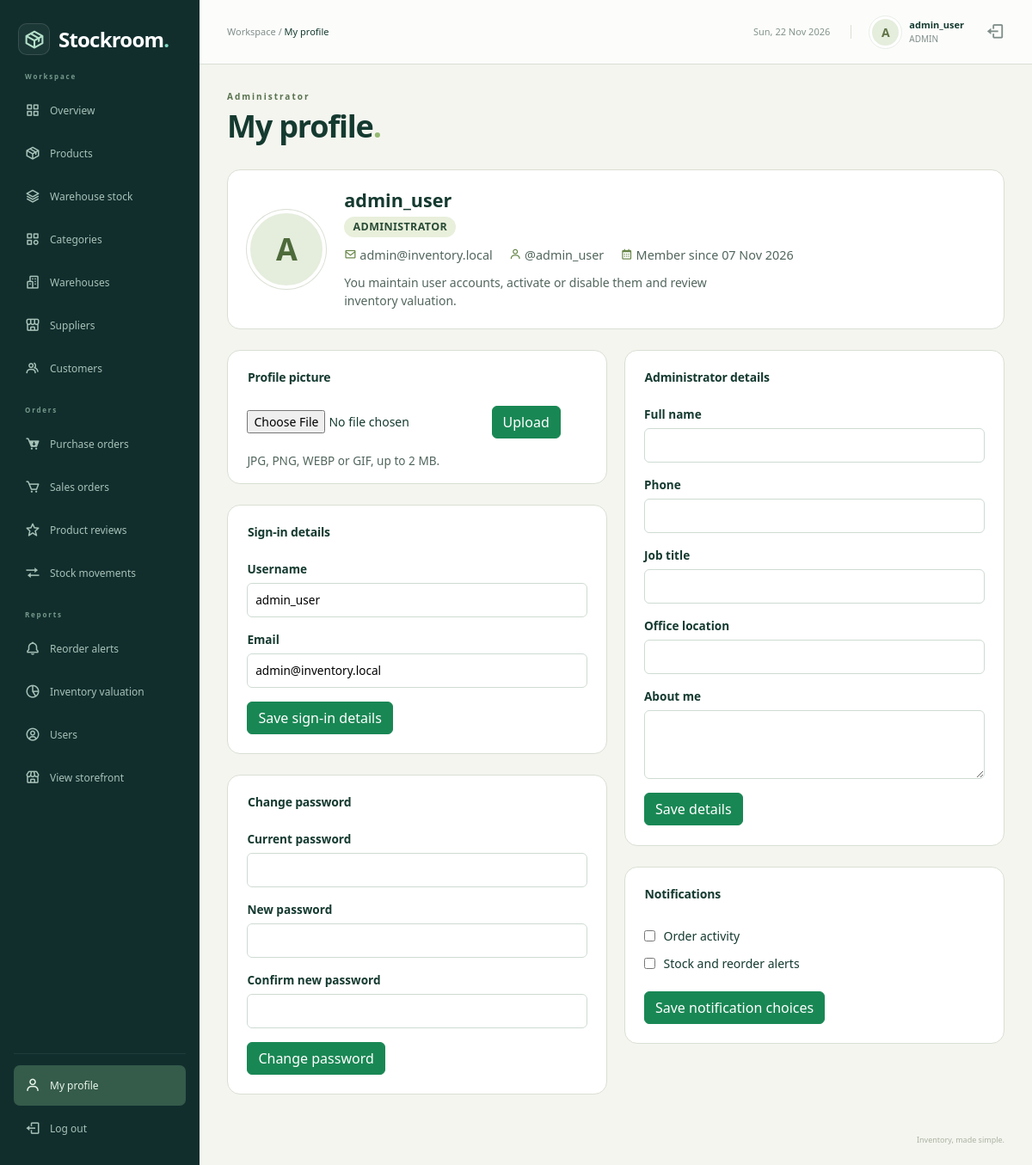
/admin/admin_profile.php (signed in), run on the app's committed database.
### tables this page shows
CREATE TABLE `users` (
  `user_id` int NOT NULL,
  `username` varchar(50) NOT NULL,
  `email` varchar(100) NOT NULL,
  `password_hash` varchar(255) NOT NULL,
  `role` enum('ADMIN','MANAGER','STAFF','CUSTOMER') NOT NULL DEFAULT 'STAFF',
  `customer_id` int DEFAULT NULL,
  `is_active` tinyint(1) NOT NULL DEFAULT '1',
  `created_at` timestamp NULL DEFAULT CURRENT_TIMESTAMP
);

### admin/admin_profile.php (called while the page is built, shortened)
<?php
$pageTitle = 'My profile';
$profile_role = 'ADMIN';
require_once __DIR__ . '/../includes/auth.php';
require_once __DIR__ . '/../config/db.php';
include '../includes/profile_actions.php';
include '../includes/workspace.php';
include '../templates/profile.php';
include '../includes/end.php';

### includes/auth.php (called while the page is built, shortened)
<?php
require_once __DIR__ . '/../config/db.php';
$user_id = (int) $_SESSION['user_id'];
$sql = "SELECT user_id, username, role, customer_id FROM users WHERE user_id=$user_id AND is_active=1";
$users = mysqli_query($conn, $sql);
$account = mysqli_fetch_assoc($users);

### includes/helpers.php (called while the page is built, shortened)
<?php
if (function_exists('db_rows') == false) {
    function db_rows($conn, $sql)
    {
        $rows = array();
        $result = mysqli_query($conn, $sql);
        while ($row = mysqli_fetch_assoc($result)) {
            $rows[] = $row;
        }
        return $rows;
    }
}

### includes/profile_actions.php (called while the page is built, shortened)
<?php
require_once __DIR__ . '/profile_data.php';
$user_id = (int) $user_id;
$found_users = db_rows($conn, "SELECT user_id, username, email, role, created_at FROM users WHERE user_id=$user_id");
if (count($found_users) > 0) {
    $profile_user = $found_users[0];
}
$profile_keep = false;

### templates/profile.php (the view, shortened to what this page needs)
<?php
$role_titles = array('ADMIN' => 'Administrator', 'MANAGER' => 'Manager', 'STAFF' => 'Warehouse staff');
$role_blurbs = array(
    'ADMIN' => 'You maintain user accounts, activate or disable them and review inventory valuation.',
    'MANAGER' => 'You manage products, categories, customers and suppliers, place purchase orders, confirm sales and review reorder alerts.',
    'STAFF' => 'You receive deliveries, ship confirmed sales, and adjust, transfer or relocate stock.'
);
$role_title = $profile_role;
if (isset($role_titles[$profile_role])) {
    $role_title = $role_titles[$profile_role];
}
$role_blurb = '';
if (isset($role_blurbs[$profile_role])) {
    $role_blurb = $role_blurbs[$profile_role];
}
$display_name = $profile_user['username'];
$avatar_file = '';
$member_since = '';
if ($profile_user['created_at'] != '' && $profile_user['created_at'] !== null) {
    $member_since = date('d M Y', strtotime($profile_user['created_at']));
}
$detail_fields = profile_fields($profile_role);
?>
<section class="surface records-surface">
    <div class="profile-hero">
        <?php if ($avatar_file != '') { ?>
            <img class="profile-avatar" src="<?php echo htmlspecialchars($avatar_file); ?>" alt="">
        <?php } else { ?>
            <span class="profile-avatar" aria-hidden="true"><?php echo htmlspecialchars(substr($display_name, 0, 1)); ?></span>
        <?php } ?>
        <div>
            <h2 class="profile-name"><?php echo htmlspecialchars($display_name); ?></h2>
            <span class="role-chip"><?php echo htmlspecialchars($role_title); ?></span>
            <div class="profile-meta">
                <span><i class="bx bx-envelope" aria-hidden="true"></i> <?php echo htmlspecialchars($profile_user['email']); ?></span>
                <span><i class="bx bx-user" aria-hidden="true"></i> @<?php echo htmlspecialchars($profile_user['username']); ?></span>
                <?php if ($member_since != '') { ?><span><i class="bx bx-calendar" aria-hidden="true"></i> Member since <?php echo htmlspecialchars($member_since); ?></span><?php } ?>
            </div>
            <p class="profile-blurb"><?php echo htmlspecialchars($role_blurb); ?></p>
        </div>
    </div>
</section>
<div class="profile-layout">
    <div class="profile-column">
        <section class="surface records-surface">
            <div class="section-heading"><h2>Profile picture</h2></div>
            <form method="post" enctype="multipart/form-data" class="avatar-form">
                <input type="file" name="avatar_file" accept="image/jpeg,image/png,image/webp,image/gif" aria-label="Choose a profile picture" required>
                <button class="btn btn-success" type="submit">Upload</button>
            </form>
            <p class="profile-help">JPG, PNG, WEBP or GIF, up to 2 MB.</p>
        </section>
        <section class="surface records-surface">
            <div class="section-heading"><h2>Sign-in details</h2></div>
            <form method="post" class="module-form">
                <div class="fields">
                    <label class="field">Username
                        <input name="username" type="text" maxlength="50" value="<?php echo htmlspecialchars(profile_field_value('username', array('username' => $profile_user['username']), $profile_keep)); ?>" required>
                    </label>
                    <label class="field">Email
                        <input name="email" type="email" maxlength="100" value="<?php echo htmlspecialchars(profile_field_value('email', array('email' => $profile_user['email']), $profile_keep)); ?>" required>
                    </label>
                </div>
                <div class="actions"><button class="btn btn-success" type="submit">Save sign-in details</button></div>
            </form>
        </section>
        <section class="surface records-surface">
            <div class="section-heading"><h2>Change password</h2></div>
            <form method="post" class="module-form">
                <div class="fields">
                    <label class="field wide">Current password
                        <input name="current_password" type="password" autocomplete="current-password" required>
                    </label>
                    <label class="field">New password
                        <input name="new_password" type="password" autocomplete="new-password" minlength="6" required>
                    </label>
                    <label class="field">Confirm new password
                        <input name="confirm_password" type="password" autocomplete="new-password" minlength="6" required>
                    </label>
                </div>
                <div class="actions"><button class="btn btn-success" type="submit">Change password</button></div>
            </form>
        </section>
    </div>
    <div class="profile-column">
        <section class="surface records-surface">
            <div class="section-heading"><h2><?php echo htmlspecialchars($role_title); ?> details</h2></div>
            <form method="post" class="module-form">
                <div class="fields">
                    <?php
                    $f = 0;
                    while (isset($detail_fields[$f])) {
                        $f = $f + 1;
                    }
                    ?>
                </div>
                <div class="actions"><button class="btn btn-success" type="submit">Save details</button></div>
            </form>
        </section>
        <section class="surface records-surface">
            <div class="section-heading"><h2>Notifications</h2></div>
            <form method="post" class="module-form">
                <div class="actions"><button class="btn btn-success" type="submit">Save notification choices</button></div>
            </form>
        </section>
    </div>
</div>

### includes/topbar.php (shortened to what this page needs)
<?php
require_once __DIR__ . '/profile_data.php';
$topbar_profile = profile_header_info($conn, (int) $account['user_id']);
$topbar_name = $account['username'];
$topbar_avatar = profile_avatar_url($topbar_profile['avatar'], '../');
?>
<header class="topbar">
    <div class="d-flex align-items-center gap-3">
        <span class="breadcrumb-label">Workspace / <strong><?php echo htmlspecialchars($pageTitle); ?></strong></span>
    </div>
    <div class="topbar-account">
        <span class="topbar-date"><?php echo date('D, d M Y'); ?></span>
        <a class="account-link" href="profile.php" title="My profile">
            <?php if ($topbar_avatar != '') { ?>
            <img class="avatar" style="object-fit:cover" src="<?php echo htmlspecialchars($topbar_avatar); ?>" alt="">
            <?php } else { ?>
            <span class="avatar"><?php echo htmlspecialchars(substr($topbar_name, 0, 1)); ?></span>
            <?php } ?>
            <div><strong><?php echo htmlspecialchars($topbar_name); ?></strong><small><?php echo htmlspecialchars($account['role']); ?></small></div>
        </a>
        <a href="logout.php" class="topbar-logout" aria-label="Log out"><i class="bx bx-log-out" aria-hidden="true"></i></a>
    </div>
</header>

### assets/css/admin.css (style rules this page uses)
:root { --navy: #142c38; --teal: #137e73; --ink: #213640; --muted: #74818b; --line: #e7ecef; }
* { box-sizing: border-box; }
body { margin: 0; font-family: 'Segoe UI', Arial, sans-serif; font-size: 14px; color: var(--ink); background: #f5f7f9; }
a { text-decoration: none; }
button, a, input { -webkit-tap-highlight-color: transparent; }
.topbar { height: 82px; margin-left: 240px; padding: 0 38px; background: #fff; border-bottom: 1px solid var(--line); display: flex; align-items: center; justify-content: space-between; gap: 15px; }
.breadcrumb-label { color: var(--muted); font-size: 13px; }
.breadcrumb-label strong { color: var(--ink); font-weight: 500; }
.topbar-account { display: flex; align-items: center; gap: 11px; }
.topbar-account strong { display: block; font-weight: 600; font-size: 13px; }
.topbar-account small { color: var(--muted); font-size: 11px; display: block; }
.avatar { display: inline-grid; place-items: center; width: 37px; height: 37px; border-radius: 50%; background: #e2f1eb; color: #287864; font-weight: 700; text-transform: uppercase; }
.topbar-logout { color: var(--muted); font-size: 22px; margin-left: 14px; }

### assets/css/dashboard.css (style rules this page uses)
.workspace-page { --navy: #112e2d; --teal: #278575; --ink: #243c39; --muted: #7f8d89; --line: #e6ebe7; background: #f5f6f3; }
.workspace-page .topbar { margin-left: 232px; height: 75px; padding: 0 32px; background: #ffffffc9; }
.workspace-page .breadcrumb-label { font-size: 11px; }
.topbar-date { color: #83938a; font-size: 11px; padding-right: 24px; border-right: 1px solid var(--line); margin-right: 10px; }
.account-link { display: flex; gap: 9px; align-items: center; color: var(--ink); }
.workspace-page .avatar { background: #e5eddd; color: #617447; border: 3px solid #fff; outline: 1px solid #e9eee7; }
.workspace-page .topbar-account strong { font-size: 11px; }
.workspace-page .topbar-account small { font-size: 10px; }
.surface { background: #fff; border: 1px solid var(--line); border-radius: 12px; min-width: 0; }
.section-heading { display: flex; align-items: center; justify-content: space-between; gap: 15px; padding: 23px 23px 17px; }
.section-heading h2 { font-size: 14px; font-weight: 650; margin: 0 0 7px; letter-spacing: -.2px; }

### assets/css/modules.css (style rules this page uses)
.records-surface { margin-bottom: 1.5rem; }
.module-form { padding: 0 1.4rem 1.4rem; }
.fields,.metrics,.quick-links { display:grid;grid-template-columns:repeat(auto-fit,minmax(min(100%,190px),1fr));gap:1rem; }
.field { display:grid;align-content:start;gap:.35rem;font-size:.85rem;font-weight:600; }
.field input,.field select,.field textarea,.inline-form input { width:100%;min-width:0;border:1px solid #cedbd2;border-radius:6px;background:white;padding:.55rem; }
.actions,.inline-form { display:flex;align-items:center;flex-wrap:wrap;gap:.65rem; }
.actions { margin-top:1rem; }
.workspace-page { --ink: #153a30; --line: #d9dfd3; background: #f4f5ef; }
.workspace-page .records-surface { border-radius: 15px; border: 1px solid var(--line); overflow: hidden; }

### assets/css/profile.css (style rules this page uses)
.profile-avatar { width: 92px; height: 92px; border-radius: 50%; object-fit: cover; flex: none; display: inline-grid; place-items: center; background: #e5eddd; color: #4d6a3a; font-size: 36px; font-weight: 700; text-transform: uppercase; border: 4px solid #fff; box-shadow: 0 0 0 1px #d9dfd3; }
.profile-hero { display: flex; align-items: center; gap: 1.3rem; padding: 1.4rem; flex-wrap: wrap; }
.profile-name { font-size: 1.35rem; font-weight: 700; margin: 0 0 .35rem; color: #153a30; }
.role-chip { display: inline-block; padding: .15rem .65rem; border-radius: 999px; background: #e8efdb; color: #294c37; font-size: .78rem; font-weight: 700; letter-spacing: .03em; text-transform: uppercase; }
.profile-meta { display: flex; flex-wrap: wrap; gap: .3rem 1.2rem; margin-top: .6rem; color: #52665d; font-size: .9rem; }
.profile-meta i { color: #668546; }
.profile-blurb { margin: .6rem 0 0; color: #52665d; max-width: 60ch; }
.profile-layout { display: grid; grid-template-columns: repeat(auto-fit, minmax(min(100%, 430px), 1fr)); gap: 1.2rem; align-items: start; }
.profile-column { min-width: 0; }
.avatar-form { display: flex; flex-wrap: wrap; align-items: center; gap: .7rem; padding: 0 1.4rem 1rem; }
.avatar-form input[type="file"] { max-width: 100%; }
.profile-help { padding: 0 1.4rem 1rem; margin: 0; color: #52665d; font-size: .85rem; }
.field.wide { grid-column: 1 / -1; }

### data on the page
users: username "A", username "admin_user", role "ADMIN", email "admin@inventory.local", created_at "07 Nov 2026"

### other printed values
$pageTitle "My profile"
$section "Administrator"
$role_title "ADMINISTRATOR"
$role_blurb "You maintain user accounts, activate or disable them and review inventory valuation."
$role_title "Administrator"
$label "Full name"
$label "Phone"
$label "Job title"
$label "Office location"
$label "About me"
$options[$key] "Order activity"
$options[$key] "Stock and reorder alerts"
